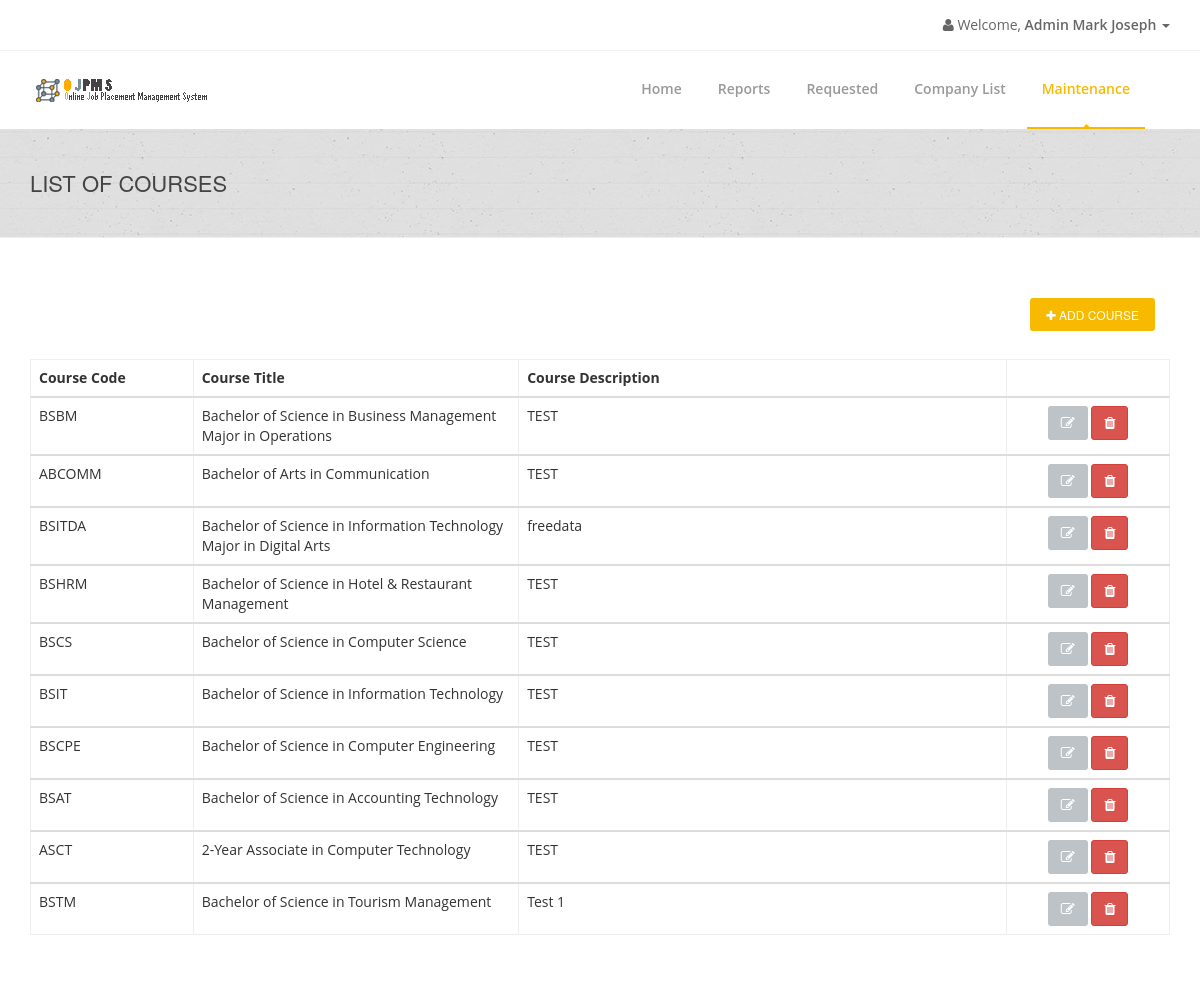
Page /admin/admin-maintenance.php (signed in) on the earlier database version.
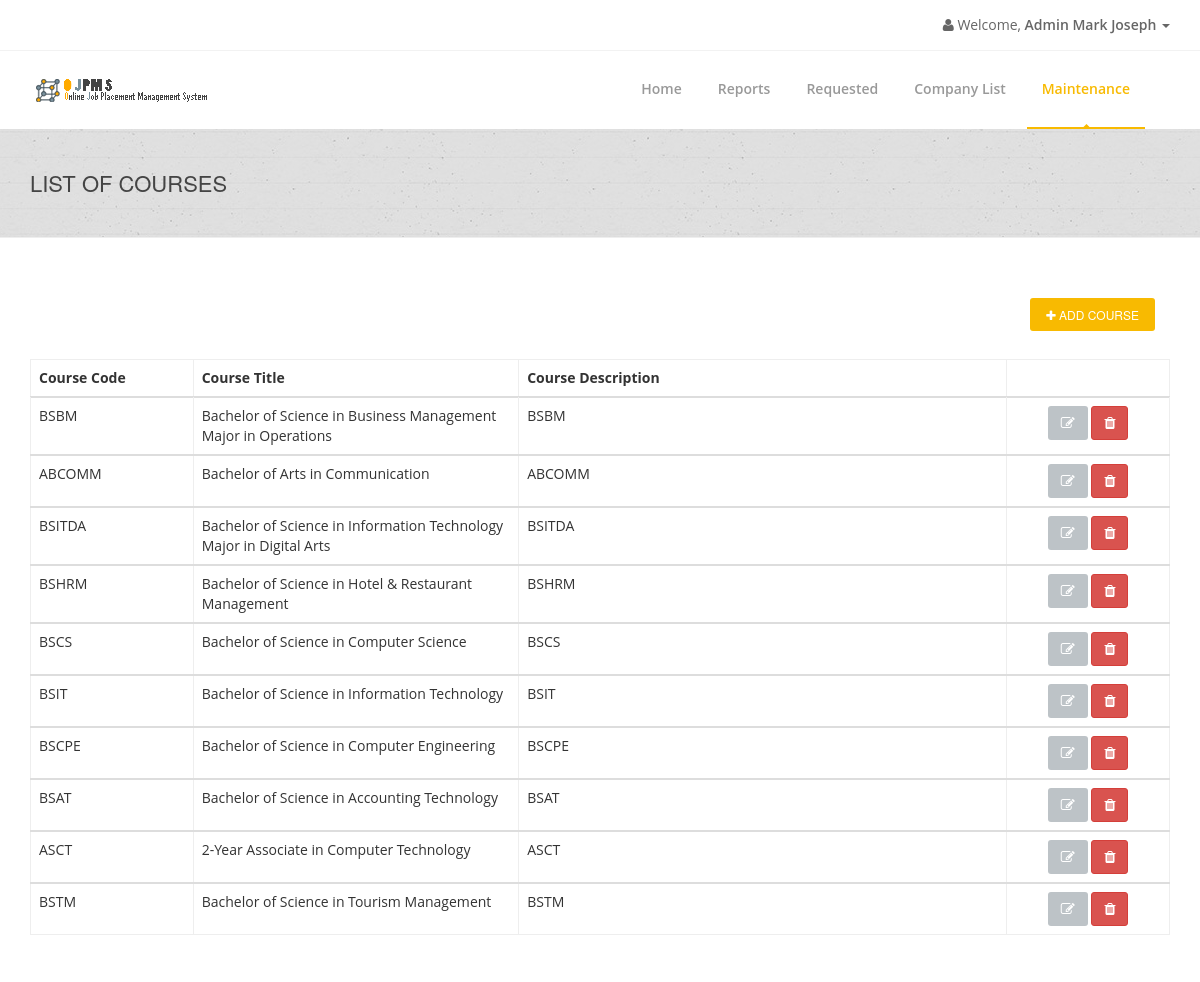
Same page on the later database version.
### tables this page shows
CREATE TABLE `coursetbl` (
  `CourseID` int(11) NOT NULL AUTO_INCREMENT,
  `CourseTitle` varchar(255) NOT NULL,
  `CourseCode` varchar(255) NOT NULL,
  `CourseDescription` varchar(255) NOT NULL,
  PRIMARY KEY (`CourseID`)
);

### connection.php (called while the page is built, shortened)
<?php
class GSecureSQLConfig
{
    static function get_mysqli_config($type = NULL)
    {
        if (strtoupper($type) == 'LOCALHOST') {
            return array(
                'host' => 'localhost:3306',
                'user' => 'root',
                'pass' => '',
                'db' => 'e2edb'
            );
        } else {
            return array(
                'host' => 'mysql.hostinger.ph',
                'user' => 'u305071956_e2edb',
                'pass' => 'ocCWVkS7qe',
                'db' => 'u305071956_e2edb'
            );
        }
    }
}
class GSecureSQL
{
    private static $config;
    private static function _get_mysqli_config()
    {
        self::$config = GSecureSQLConfig::get_mysqli_config();
    }
    static function query($sql, $has_return = FALSE, $types = NULL)
    {
        $cn = new mysqli(
            self::$config['host'],
            self::$config['user'],
            self::$config['pass'],
            self::$config['db']
        );
        $ret = NULL;
        $st = $cn->prepare($sql);
        if (is_null($types)) {
            if (!$has_return) {
                $st->execute();
                $st->close();
                $cn->close();
                $ret = 'Query has been executed';
            } else {
                $st->execute();
                $code_result = '$st->bind_result(';
                $bool = false;
                $p = array();
                for($i = 0; $i < $st->field_count; $i++){
                    if(!$bool){
                        $bool = true;
                        $code_result .= '$p[' . $i . ']';
                    }else{
                        $code_result .= ',$p[' . $i . ']';
                    }
                }
                $code_result .= ');';
                eval($code_result);
                $ret = array();
                $k = 0;
                while($st->fetch()){
                    for($i = 0; $i < count($p); $i++){
                        $ret[$k][$i] = $p[$i];
                    }
                    $k++;
                }
            }
        } else {
            if (!$has_return) {
                $arg = func_get_args();
                $code = '$st->bind_param($types';
                for ($i = 3; $i < count($arg); $i++) {
                    $code .= ',$arg[' . $i . ']';
                }
                $code .= ');';
                eval($code);
                $st->execute();
                $st->close();
                $cn->close();
            } else {
                $st->execute();
                $p = array();
                $ret = array();
                $k = 0;
                while($st->fetch()){
                    for($i = 0; $i < count($p); $i++){
                        $ret[$k][$i] = $p[$i];
                    }
                    $k++;
                }
            }
        }
        return $ret;
    }
}

### admin/admin-maintenance.php (the view, shortened to what the changed rows need)
<?php
include('../connection.php');
?>
<!doctype html>
<html lang="en">
<head>
    <link href="../css/bootstrap.min.css" rel="stylesheet"/>
    <link href="../css/bootstrapValidator.min.css" rel="stylesheet"/>
    <link rel="stylesheet" href="../css/font-awesome.min.css" type="text/css" media="screen">
    <link rel="stylesheet" type="text/css" href="../fonts/ffonts/montserrat.css">
    <link rel="stylesheet" type="text/css" href="../fonts/ffonts/open-sans.css">
    <link rel="stylesheet" type="text/css" href="../css/slicknav.css" media="screen">
    <link rel="stylesheet" type="text/css" href="../css/style.css" media="screen">
    <link rel="stylesheet" type="text/css" href="../css/responsive.css" media="screen">
    <link rel="stylesheet" type="text/css" href="../css/animate.css" media="screen">
    <link rel="stylesheet" type="text/css" href="../css/colors/yellow.css" title="yellow" media="screen"/>
    <link rel="stylesheet" href="../css/notif.css"/>
</head>
<body>
    <div id="container">
        <div class="page-banner" style="padding:40px 0; center #f9f9f9;">
            <div class="container">
                <div class="row">
                    <div class="col-md-6">
                        <h2>List of Courses</h2>
                    </div>
                </div>
            </div>
        </div>
        <div id="content">
            <div class="container">
                <table class="table segment table-hover">
                    <thead>
                        <tr>
                            <th width='10%'>Course Code</th>
                            <th width='20%'>Course Title</th>
                            <th width='30%'>Course Description</th>
                            <th width='10%'></th>
                    </thead>
                    <?php
                    $ListCourseQuery =
                        GSecureSQL::query(
                            "SELECT * FROM coursetbl",
                            TRUE
                        );
                    foreach ($ListCourseQuery as $value) {
                        $CourseID = $value[0];
                        $CourseTitle = $value[1];
                        $CourseCode = $value[2];
                        $CourseDesc = $value[3];
                        ?>
                    <tbody>
                        <tr>
                            <td width="10%"><?php echo $CourseCode; ?></td>
                            <td width="20%"><?php echo $CourseTitle; ?></td>
                            <td width="30%"><?php echo $CourseDesc; ?></td>
                            <td width="10%" class="tabletitle text-center">
                                <a href="admin-editcourse.php?id=<?php echo $CourseID; ?>" class='btn btn-default'> <i
                                        class='fa fa-pencil-square-o fa-1x'></i> </a>
                                <button class='btn btn-danger' data-toggle='modal'
                                        data-target='#DeleteCourse<?php echo $CourseID; ?>'><i
                                        class='fa fa-trash fa-1x'></i>
                                </button>
                            </td>
                        </tr>
                    </tbody>
                        <?php
                    }
                    ?>
                </table>
            </div>
        </div>
    </div>
</body>
</html>

Differences in the rows shown:
changed coursetbl "BSBM": CourseDescription "TEST" → "BSBM"
changed coursetbl "ABCOMM": CourseDescription "TEST" → "ABCOMM"
changed coursetbl "BSITDA": CourseDescription "freedata" → "BSITDA"
changed coursetbl "BSHRM": CourseDescription "TEST" → "BSHRM"
changed coursetbl "BSCS": CourseDescription "TEST" → "BSCS"
changed coursetbl "BSIT": CourseDescription "TEST" → "BSIT"
changed coursetbl "BSCPE": CourseDescription "TEST" → "BSCPE"
changed coursetbl "BSAT": CourseDescription "TEST" → "BSAT"
changed coursetbl "ASCT": CourseDescription "TEST" → "ASCT"
changed coursetbl "BSTM": CourseDescription "Test 1" → "BSTM"
